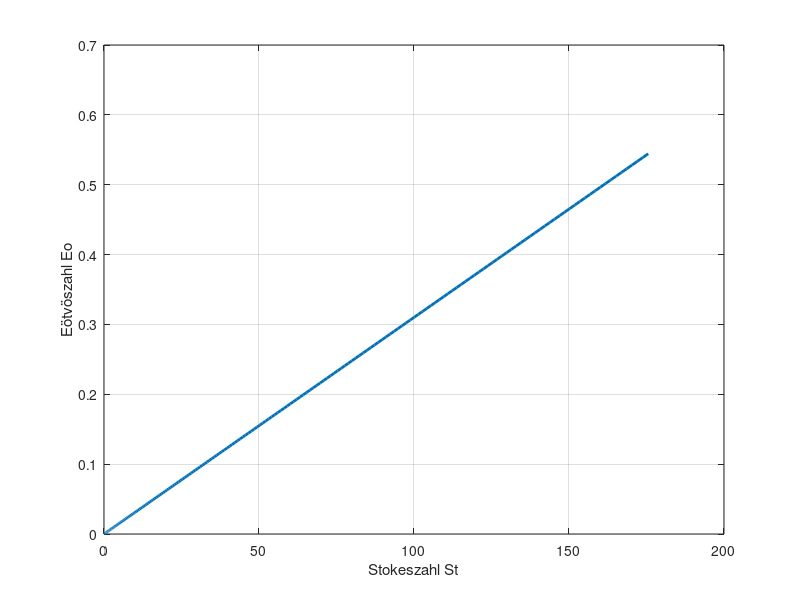

Recreate this plot in MATLAB.
% Konstanten
rho_l = 1000;      % Dichte Flüssigkeit [kg/m^3]
rho_g = 1.2;       % Dichte Gas [kg/m^3]
rho_p = 7900;      % Partikeldichte [kg/m^3]
g = 9.81;          % Erdbeschleunigung [m/s^2]
sigma = 0.072;     % Oberflächenspannung [N/m]
mu = 1e-3;         % dynamische Viskosität [Pa s]
tau_f = 0.01;      % charakteristische Strömungszeit [s]

% Partikeldurchmesser
d = linspace(1e-5, 2e-3, 200);  % [m]

% Eötvöszahl
Eo = (rho_l - rho_g) .* g .* d.^2 ./ sigma; % Gravitationskräfte zu Oberflächenspannungskräfte

% Stokeszahl
tau_p = rho_p .* d.^2 ./ (18 * mu);
St = tau_p ./ tau_f     % Partikelträgheit zur Strömungsgeschwindigkeit des Fluids

% Plot
figure
plot(St, Eo, 'LineWidth', 2)
xlabel('Stokeszahl St')
ylabel('Eötvöszahl Eo')
grid on
